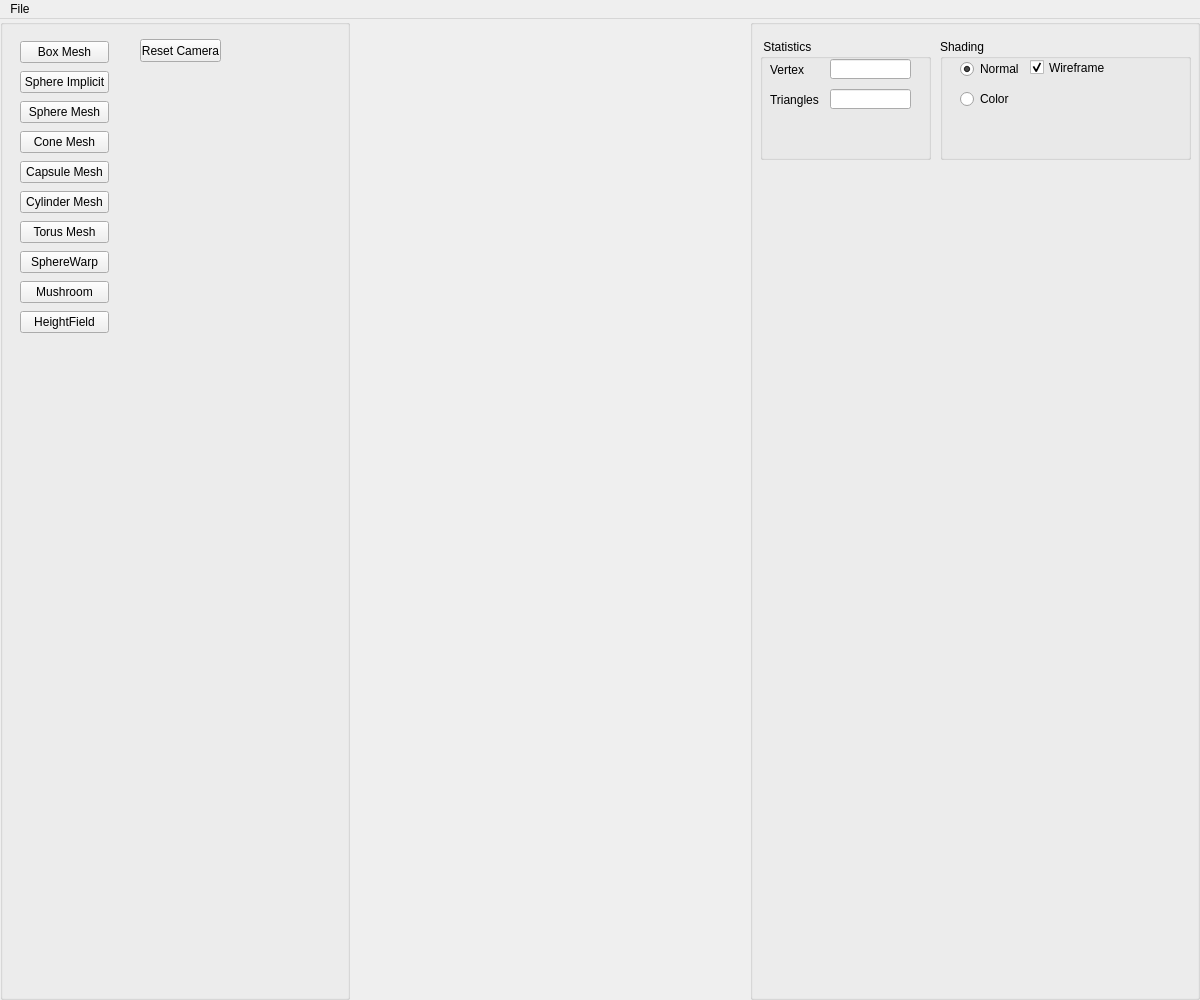
<?xml version="1.0" encoding="UTF-8"?>
<ui version="4.0">
 <class>Assets</class>
 <widget class="QMainWindow" name="Assets">
  <property name="geometry">
   <rect>
    <x>0</x>
    <y>0</y>
    <width>1200</width>
    <height>1000</height>
   </rect>
  </property>
  <property name="minimumSize">
   <size>
    <width>420</width>
    <height>300</height>
   </size>
  </property>
  <property name="windowTitle">
   <string>Implicit Terrain</string>
  </property>
  <widget class="QWidget" name="centralwidget">
   <layout class="QHBoxLayout">
    <property name="spacing">
     <number>0</number>
    </property>
    <property name="leftMargin">
     <number>0</number>
    </property>
    <property name="topMargin">
     <number>0</number>
    </property>
    <property name="rightMargin">
     <number>0</number>
    </property>
    <property name="bottomMargin">
     <number>0</number>
    </property>
    <item>
     <widget class="QGroupBox" name="Objects_groupBox">
      <property name="enabled">
       <bool>true</bool>
      </property>
      <property name="sizePolicy">
       <sizepolicy hsizetype="Fixed" vsizetype="Minimum">
        <horstretch>0</horstretch>
        <verstretch>0</verstretch>
       </sizepolicy>
      </property>
      <property name="minimumSize">
       <size>
        <width>350</width>
        <height>250</height>
       </size>
      </property>
      <property name="title">
       <string/>
      </property>
      <widget class="QPushButton" name="resetcameraButton">
       <property name="geometry">
        <rect>
         <x>140</x>
         <y>20</y>
         <width>81</width>
         <height>23</height>
        </rect>
       </property>
       <property name="toolTip">
        <string>&lt;html&gt;&lt;head/&gt;&lt;body&gt;&lt;p&gt;&lt;span style=&quot; color:#5500ff;&quot;&gt;Callback #03&lt;/span&gt;&lt;/p&gt;&lt;p&gt;&lt;span style=&quot; font-style:italic; color:#aa00ff;&quot;&gt;Create Eurographics 1996 Bird&lt;/span&gt;&lt;/p&gt;&lt;/body&gt;&lt;/html&gt;</string>
       </property>
       <property name="text">
        <string>Reset Camera</string>
       </property>
       <property name="checkable">
        <bool>true</bool>
       </property>
       <property name="autoDefault">
        <bool>false</bool>
       </property>
       <property name="default">
        <bool>false</bool>
       </property>
       <property name="flat">
        <bool>false</bool>
       </property>
      </widget>
      <widget class="QWidget" name="">
       <property name="geometry">
        <rect>
         <x>20</x>
         <y>20</y>
         <width>89</width>
         <height>296</height>
        </rect>
       </property>
       <layout class="QVBoxLayout" name="verticalLayout">
        <item>
         <widget class="QPushButton" name="boxMesh">
          <property name="toolTip">
           <string>&lt;!DOCTYPE HTML PUBLIC &quot;-//W3C//DTD HTML 4.0//EN&quot; &quot;http://www.w3.org/TR/REC-html40/strict.dtd&quot;&gt;
&lt;html&gt;&lt;head&gt;&lt;meta name=&quot;qrichtext&quot; content=&quot;1&quot; /&gt;&lt;style type=&quot;text/css&quot;&gt;
p, li { white-space: pre-wrap; }
&lt;/style&gt;&lt;/head&gt;&lt;body style=&quot; font-family:'MS Shell Dlg 2'; font-size:8pt; font-weight:400; font-style:normal;&quot;&gt;
&lt;p style=&quot; margin-top:0px; margin-bottom:0px; margin-left:0px; margin-right:0px; -qt-block-indent:0; text-indent:0px;&quot;&gt;&lt;span style=&quot; color:#5500ff;&quot;&gt;Callback #01&lt;/span&gt;&lt;/p&gt;
&lt;p style=&quot; margin-top:0px; margin-bottom:0px; margin-left:0px; margin-right:0px; -qt-block-indent:0; text-indent:0px;&quot;&gt;&lt;span style=&quot; font-style:italic; color:#aa00ff;&quot;&gt;Create Eurographics 1996 Bear&lt;/span&gt;&lt;/p&gt;&lt;/body&gt;&lt;/html&gt;</string>
          </property>
          <property name="text">
           <string>Box Mesh</string>
          </property>
          <property name="checkable">
           <bool>false</bool>
          </property>
         </widget>
        </item>
        <item>
         <widget class="QPushButton" name="sphereImplicit">
          <property name="toolTip">
           <string>&lt;!DOCTYPE HTML PUBLIC &quot;-//W3C//DTD HTML 4.0//EN&quot; &quot;http://www.w3.org/TR/REC-html40/strict.dtd&quot;&gt;
&lt;html&gt;&lt;head&gt;&lt;meta name=&quot;qrichtext&quot; content=&quot;1&quot; /&gt;&lt;style type=&quot;text/css&quot;&gt;
p, li { white-space: pre-wrap; }
&lt;/style&gt;&lt;/head&gt;&lt;body style=&quot; font-family:'MS Shell Dlg 2'; font-size:8pt; font-weight:400; font-style:normal;&quot;&gt;
&lt;p style=&quot; margin-top:0px; margin-bottom:0px; margin-left:0px; margin-right:0px; -qt-block-indent:0; text-indent:0px;&quot;&gt;&lt;span style=&quot; color:#5500ff;&quot;&gt;Callback #01&lt;/span&gt;&lt;/p&gt;
&lt;p style=&quot; margin-top:0px; margin-bottom:0px; margin-left:0px; margin-right:0px; -qt-block-indent:0; text-indent:0px;&quot;&gt;&lt;span style=&quot; font-style:italic; color:#aa00ff;&quot;&gt;Create Eurographics 1996 Bear&lt;/span&gt;&lt;/p&gt;&lt;/body&gt;&lt;/html&gt;</string>
          </property>
          <property name="text">
           <string>Sphere Implicit</string>
          </property>
          <property name="checkable">
           <bool>false</bool>
          </property>
         </widget>
        </item>
        <item>
         <widget class="QPushButton" name="SphereMesh">
          <property name="text">
           <string>Sphere Mesh</string>
          </property>
         </widget>
        </item>
        <item>
         <widget class="QPushButton" name="coneMesh">
          <property name="text">
           <string>Cone Mesh</string>
          </property>
         </widget>
        </item>
        <item>
         <widget class="QPushButton" name="CapsuleMesh">
          <property name="text">
           <string>Capsule Mesh</string>
          </property>
         </widget>
        </item>
        <item>
         <widget class="QPushButton" name="cylinderMesh">
          <property name="text">
           <string>Cylinder Mesh</string>
          </property>
         </widget>
        </item>
        <item>
         <widget class="QPushButton" name="TorusMesh">
          <property name="text">
           <string>Torus Mesh</string>
          </property>
         </widget>
        </item>
        <item>
         <widget class="QPushButton" name="sphereWarp">
          <property name="text">
           <string>SphereWarp</string>
          </property>
         </widget>
        </item>
        <item>
         <widget class="QPushButton" name="mushroom">
          <property name="text">
           <string>Mushroom</string>
          </property>
         </widget>
        </item>
        <item>
         <widget class="QPushButton" name="heightField">
          <property name="text">
           <string>HeightField</string>
          </property>
         </widget>
        </item>
       </layout>
      </widget>
     </widget>
    </item>
    <item>
     <widget class="QWidget" name="widget_GL" native="true"/>
    </item>
    <item>
     <widget class="QGroupBox" name="Parameters_groupBox">
      <property name="sizePolicy">
       <sizepolicy hsizetype="Maximum" vsizetype="Minimum">
        <horstretch>0</horstretch>
        <verstretch>0</verstretch>
       </sizepolicy>
      </property>
      <property name="minimumSize">
       <size>
        <width>450</width>
        <height>141</height>
       </size>
      </property>
      <property name="title">
       <string/>
      </property>
      <widget class="QGroupBox" name="groupBox_4">
       <property name="geometry">
        <rect>
         <x>10</x>
         <y>20</y>
         <width>171</width>
         <height>121</height>
        </rect>
       </property>
       <property name="title">
        <string> Statistics</string>
       </property>
       <widget class="QLabel" name="label_2">
        <property name="geometry">
         <rect>
          <x>10</x>
          <y>20</y>
          <width>61</width>
          <height>21</height>
         </rect>
        </property>
        <property name="text">
         <string>Vertex</string>
        </property>
       </widget>
       <widget class="QLineEdit" name="lineEdit_2">
        <property name="geometry">
         <rect>
          <x>70</x>
          <y>50</y>
          <width>81</width>
          <height>20</height>
         </rect>
        </property>
        <property name="alignment">
         <set>Qt::AlignRight|Qt::AlignTrailing|Qt::AlignVCenter</set>
        </property>
       </widget>
       <widget class="QLabel" name="label_3">
        <property name="geometry">
         <rect>
          <x>10</x>
          <y>50</y>
          <width>61</width>
          <height>21</height>
         </rect>
        </property>
        <property name="text">
         <string>Triangles</string>
        </property>
       </widget>
       <widget class="QLineEdit" name="lineEdit">
        <property name="geometry">
         <rect>
          <x>70</x>
          <y>20</y>
          <width>81</width>
          <height>20</height>
         </rect>
        </property>
        <property name="text">
         <string/>
        </property>
        <property name="alignment">
         <set>Qt::AlignRight|Qt::AlignTrailing|Qt::AlignVCenter</set>
        </property>
       </widget>
      </widget>
      <widget class="QGroupBox" name="groupBox_13">
       <property name="geometry">
        <rect>
         <x>190</x>
         <y>20</y>
         <width>251</width>
         <height>121</height>
        </rect>
       </property>
       <property name="title">
        <string>Shading</string>
       </property>
       <widget class="QRadioButton" name="radioShadingButton_1">
        <property name="geometry">
         <rect>
          <x>20</x>
          <y>20</y>
          <width>61</width>
          <height>20</height>
         </rect>
        </property>
        <property name="text">
         <string>Normal</string>
        </property>
        <property name="checked">
         <bool>true</bool>
        </property>
       </widget>
       <widget class="QCheckBox" name="wireframe">
        <property name="geometry">
         <rect>
          <x>90</x>
          <y>20</y>
          <width>81</width>
          <height>17</height>
         </rect>
        </property>
        <property name="text">
         <string>Wireframe</string>
        </property>
        <property name="checked">
         <bool>true</bool>
        </property>
       </widget>
       <widget class="QRadioButton" name="radioShadingButton_2">
        <property name="geometry">
         <rect>
          <x>20</x>
          <y>50</y>
          <width>61</width>
          <height>20</height>
         </rect>
        </property>
        <property name="text">
         <string>Color</string>
        </property>
        <property name="checked">
         <bool>false</bool>
        </property>
       </widget>
      </widget>
     </widget>
    </item>
   </layout>
  </widget>
  <widget class="QMenuBar" name="menubar">
   <property name="geometry">
    <rect>
     <x>0</x>
     <y>0</y>
     <width>1200</width>
     <height>22</height>
    </rect>
   </property>
   <widget class="QMenu" name="menuFile">
    <property name="title">
     <string>File</string>
    </property>
   </widget>
   <addaction name="menuFile"/>
  </widget>
  <action name="actionExit">
   <property name="text">
    <string>Exit</string>
   </property>
   <property name="shortcut">
    <string>Esc</string>
   </property>
  </action>
  <action name="actionNew_Scene">
   <property name="text">
    <string>New Scene</string>
   </property>
  </action>
  <action name="actionExport_obj">
   <property name="text">
    <string>OBJ File (.obj)</string>
   </property>
  </action>
  <action name="actionExport_ma">
   <property name="text">
    <string>Maya File (.ma)</string>
   </property>
  </action>
  <action name="actionLoad_ma">
   <property name="text">
    <string>Load</string>
   </property>
  </action>
  <action name="actionGL">
   <property name="text">
    <string>GL</string>
   </property>
  </action>
  <action name="actionVectorized">
   <property name="text">
    <string>Vectorized</string>
   </property>
  </action>
  <action name="actionExport_svg">
   <property name="text">
    <string>SVG File (.svg)</string>
   </property>
  </action>
  <action name="actionSphere_Tracing_png">
   <property name="text">
    <string>Sphere Tracing (.png)</string>
   </property>
  </action>
 </widget>
 <resources/>
 <connections/>
</ui>
